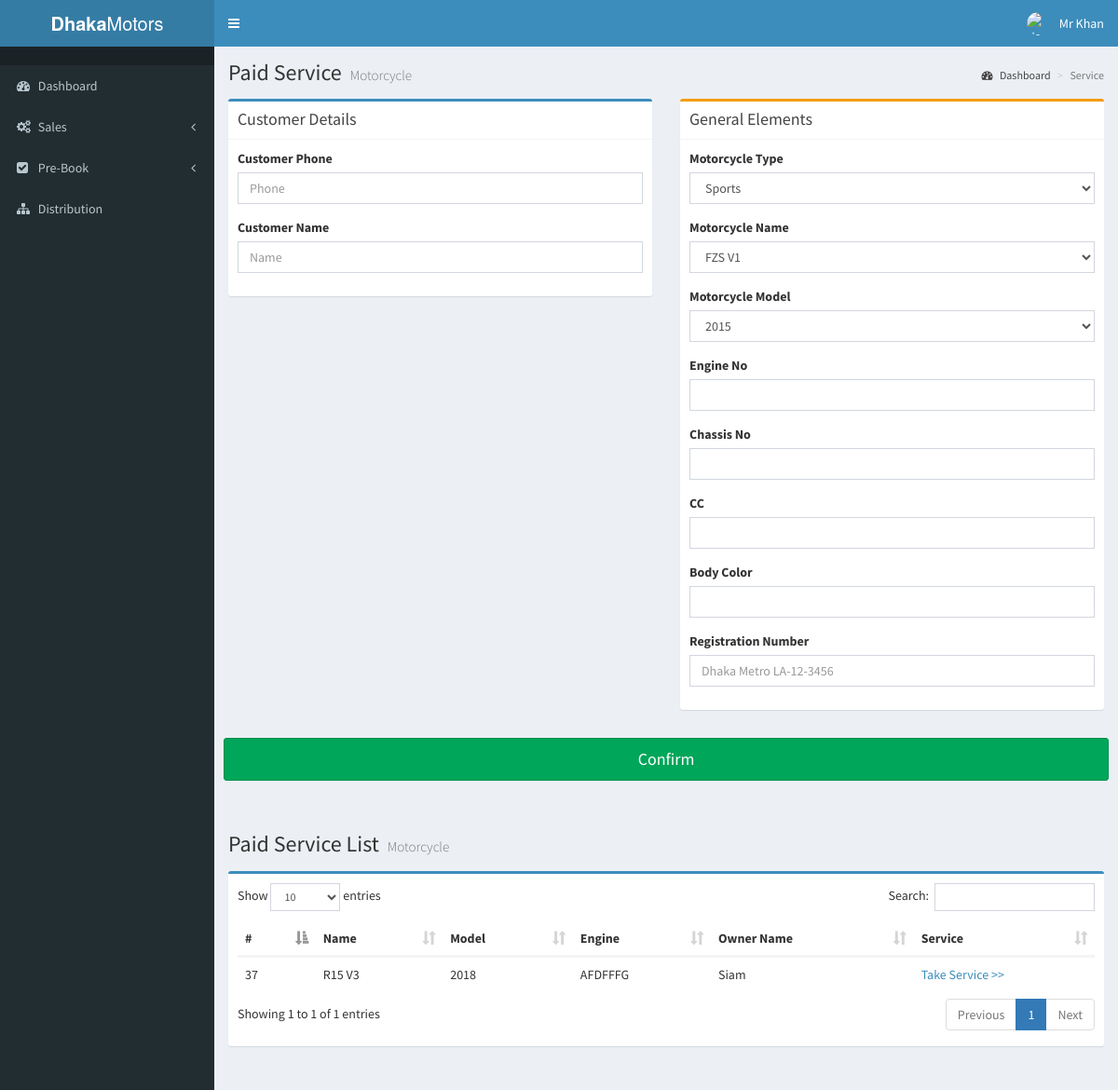
Page /pages/Manager/paid_service.php (signed in) on the committed database.
### tables this page shows
CREATE TABLE `motorcycle_info` (
  `mID` int(11) NOT NULL,
  `mType` varchar(30) NOT NULL,
  `mName` varchar(30) NOT NULL,
  `model` varchar(100) NOT NULL,
  `engineNo` varchar(30) NOT NULL,
  `chassisNo` varchar(30) NOT NULL,
  `cc` int(10) NOT NULL,
  `color` varchar(30) NOT NULL,
  `price` varchar(30) NOT NULL,
  `sID` int(11) DEFAULT NULL,
  `saleID` int(11) DEFAULT NULL,
  `cID` int(11) DEFAULT NULL,
  `warranty` date NOT NULL,
  `reg` varchar(50) NOT NULL
);

CREATE TABLE `customer` (
  `cID` int(11) NOT NULL,
  `name` varchar(30) DEFAULT NULL,
  `phone` varchar(11) DEFAULT NULL,
  `email` varchar(30) DEFAULT NULL,
  `nid` varchar(15) DEFAULT NULL,
  `userName` varchar(30) DEFAULT NULL,
  `password` varchar(30) DEFAULT NULL
);

### pages/Manager/paid_service.php (the view, shortened to what this page needs)
<?php
 include 'layout/head.php';
?>
  <div class="content-wrapper">
    <section class="content-header">
      <h1>
        Paid Service
        <small>Motorcycle</small>
      </h1>
      <ol class="breadcrumb">
        <li><a href="#"><i class="fa fa-dashboard"></i> Dashboard</a></li>
        <li class="active">Service</li>
      </ol>
    </section>
    <section class="content">
      <div class="row">
	  		<form role="form" action="paid_serviceManager.php" method="POST">
       		<div class="col-xs-6">
						<div class="box box-primary">
							<div class="box-header with-border">
								<h3 class="box-title">Customer Details</h3>
							</div>
							<div class="box-body">
								<div class="form-group">
									<label>Customer Phone</label>
									<input class="form-control" placeholder="Phone" id="phone" name="phone" type="text"  autofocus required>
								</div>
									<div class="form-group">
										<label>Customer Name</label>
										<input class="form-control" placeholder="Name" id="name" name="name" type="text" autofocus >
									</div>
            </div>
          </div>
        </div>
				<div class="col-xs-6">
				<div class="box box-warning">
					<div class="box-header with-border">
						<h3 class="box-title">General Elements</h3>
					</div>
					<div class="box-body">
						<div class="form-group">
							<label>Motorcycle Type</label>
							<select class="form-control" name="mType">
								<?php
											$connection = mysqli_connect("localhost", "root", "", "dhaka_motors");
											$query = "select miType from motorcycle_type" ;
											$result = mysqli_query($connection, $query);
											if(mysqli_num_rows($result)>0){
												while($row=mysqli_fetch_array($result, MYSQLI_ASSOC)){
													echo "<option value='".$row['miType']."'>".$row['miType']."</option>";
												}
											}else{
												echo 'No Data';
											}
									?>
							</select>
						</div>
						<div class="form-group">
							<label>Motorcycle Name</label>
							<select class="form-control" name="mName">
								<?php
										$connection = mysqli_connect("localhost", "root", "", "dhaka_motors");
										$query = "select miName from motorcycle_name" ;
										$result = mysqli_query($connection, $query);
										if(mysqli_num_rows($result)>0){
											while($row=mysqli_fetch_array($result, MYSQLI_ASSOC)){
												echo "<option value='".$row['miName']."'>".$row['miName']."</option>";
											}
										}else{
											echo 'No Data';
										}
								?>
							</select>
						</div>
						<div class="form-group">
							<label>Motorcycle Model</label>
							<select class="form-control" name="model">
								<?php
									$connection = mysqli_connect("localhost", "root", "", "dhaka_motors");
									$query = "select miModel from motorcycle_model" ;
									$result = mysqli_query($connection, $query);
									if(mysqli_num_rows($result)>0){
										while($row=mysqli_fetch_array($result, MYSQLI_ASSOC)){
											echo "<option value='".$row['miModel']."'>".$row['miModel']."</option>";
										}
									}else{
										echo 'No Data';
									}
								?>
							</select>
						</div>
                <div class="form-group">
                  <label>Engine No</label>
                  <input type="text" class="form-control" name="engineNo" placeholder="" required>
                </div><div class="form-group">
                  <label>Chassis No</label>
                  <input type="text" class="form-control" name="chassisNo" placeholder="" required>
                </div><div class="form-group">
                  <label>CC</label>
                  <input type="text" class="form-control" name="cc" placeholder="" required>
                </div><div class="form-group">
                  <label>Body Color </label>
                  <input type="text" class="form-control" name="color" placeholder="" required>
                </div><div class="form-group">
                  <label>Registration Number </label>
                  <input type="text" class="form-control" name="reg" placeholder="Dhaka Metro LA-12-3456" required>
                </div>
            </div>
          </div>
    </div>
	<div class="row">
		<div class="col-md-12">
			 <div class="box-body">
				<div class="form-group">
					<button type="submit" class="btn btn-lg btn-success btn-block" onclick="return confirm('Are you sure want to Register?')" name="confirm">Confirm</button>
				</div>
				</div>
			</div>
		</div>
	</div>
</section>
	<section class="content-header">
		<h1>
			Paid Service List
			<small>Motorcycle</small>
		</h1>
	</section>
	<section class="content">
	<div class="row">
		<div class="col-xs-12">
			<div class="box box-primary">
				<div class="box-body">
				<?php
							$query="select *
											from motorcycle_info m, customer c
											where m.cID = c.cID
											and sID = 0
											";
							$result=mysqli_query($connection,$query);
							if(mysqli_num_rows($result)>0){
								echo "<table id='example1' class=table table-dark table-hover>";
								echo "<thead>";
								echo "<tr>";
								echo "<th>#</th>";
								echo "<th>Name</th>";
								echo "<th>Model</th>";
								echo "<th>Engine</th>";
								echo "<th>Owner Name</th>";
								echo "<th>Service</th>";
								echo "</tr>";
								echo "</thead>";
								echo"<tbody>";
								while($row=mysqli_fetch_array($result, MYSQLI_ASSOC)){
									echo "<tr>";
									echo "<td>".$row['mID']."</td>";
									echo "<td>".$row['mName']."</td>";
									echo "<td>".$row['model']."</td>";
									echo "<td>".$row['engineNo']."</td>";
									echo "<td>".$row['name']."</td>";
									echo "<td><a href='paid_service_motorcycle.php?mID=".$row['mID']."'> Take Service >> </a></td>";
									echo "</tr>";
								}
								echo "</tbody>";
								echo "</table>";
							}else{
								echo 'No Motorcycle';
							}
						?>
				</div>
			</div>
		</div>
</div>
	</section>
</div>
<?php
 include 'layout/foot.php';
?>

### rows in the picture
motorcycle_info: mID "37", mName "R15 V3", model "2018", engineNo "AFDFFFG", cID.name "Siam"

### other values in the picture
$_SESSION['userName'] "Mr Khan"
form field mType "Sports"
form field mName "FZS V1"
form field model "2015"
